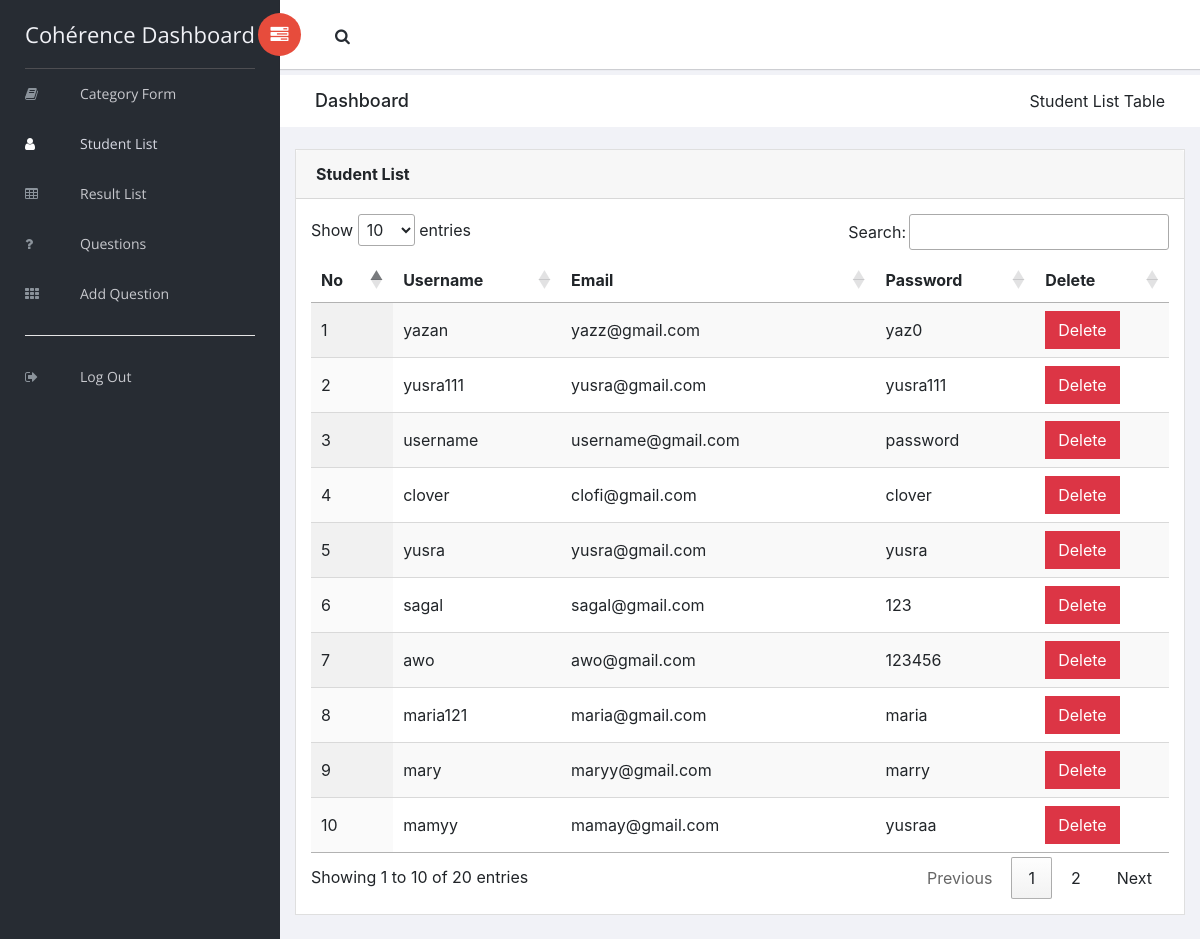
Screenshot of /Admin2/students_list.php with the database file from the repository.
### tables this page shows
CREATE TABLE `signup` (
  `id` int(11) NOT NULL,
  `username` varchar(100) NOT NULL,
  `email` varchar(100) NOT NULL,
  `password` varchar(100) NOT NULL
);

### Admin2/students_list.php (the view, shortened to what this page needs)
<?php include('header.php');
 ?>
 <?php
include('connection.php');
$query = "SELECT * FROM signup ";
		$result = mysqli_query($conn, $query);
		$users = mysqli_fetch_all($result, MYSQLI_ASSOC);
?>
    <aside id="left-panel" class="left-panel">
        <nav class="navbar navbar-expand-sm navbar-default">
            <div class="navbar-header">
                <a class="navbar-brand" href="./">Cohérence Dashboard</a>
            </div>
            <div id="main-menu" class="main-menu collapse navbar-collapse">
                <ul class="nav navbar-nav">
                    <li >
                        <a href="categories.php"><i class="menu-icon fa fa-book" ></i>Category Form</a>
                    </li>
                    <li class="active">
                        <a href="students_list.php"><i class="menu-icon fa fa-user"></i>Student List</a>
                    </li>
                    <li>
                        <a href="results_list.php"><i class="menu-icon fa fa-table"></i>Result List</a>
                    </li>
                    <li>
                        <a href="questions_list.php"><i class="menu-icon fa fa-question"></i>Questions </a>
                    </li>
                    <li>
                        <a href="Add_question.php"><i class="menu-icon fa fa-th"></i>Add Question</a>
                    </li>
                    <li>
                         <hr style="background-color:white">
                       <a href="logout.php"><i class="menu-icon fa fa-sign-out"></i>Log Out </a>
                    </li>
                </ul>
            </div>
        </nav>
    </aside>
    <div id="right-panel" class="right-panel">
        <header id="header" class="header">
            <div class="header-menu">
                <div class="col-sm-7">
                    <a id="menuToggle" class="menutoggle pull-left"><i class="fa fa fa-tasks"></i></a>
                    <div class="header-left">
                        <button class="search-trigger"><i class="fa fa-search"></i></button>
        </header>
        <div class="breadcrumbs">
            <div class="col-sm-4">
                <div class="page-header float-left">
                    <div class="page-title">
                        <h1>Dashboard</h1>
                    </div>
                </div>
            </div>
            <div class="col-sm-8">
                <div class="page-header float-right">
                    <div class="page-title">
                        <ol class="breadcrumb text-right">
                            <li class="active">Student List table</li>
                        </ol>
                    </div>
                </div>
            </div>
        </div>
        <div class="content mt-3">
            <div class="animated fadeIn">
                <div class="row">
                    <div class="col-md-12">
                        <div class="card">
                            <div class="card-header">
                                <strong class="card-title">Student List </strong>
                            </div>
                            <div class="card-body">
                                <table id="example" class="display" cellspacing="0" width="100%">
                                    <thead>
                                      <tr>
                                    <th>No<?php $sno=0; ?></th>
                                    <th scope="th-sm">Username</th>
                                    <th scope="th-sm">Email</th>
                                    <th scope="th-sm">Password</th>
                                    <th scope="th-sm">Delete</th>
                                    </tr>
                                    </thead>
                                    <tbody>
                            <?php foreach($users as $user): ?>
                                <tr>
                                <td><?php echo ++$sno;?></td>
                                <td><?php echo $user['username']; ?></td>
                                <td><?php echo $user['email']; ?></td>
                                <td><?php echo $user['password']; ?></td>
                                <td>
                                <form action="" method="POST">
                                    <input type="submit" name="delete" value="Delete" class=" btn btn-danger" />
                                </form>
                                </td>
                                </tr>
<?php endforeach; ?>
  </tbody>
                                </table>
                            </div>
                        </div>
                    </div>
                </div>
            </div>
        </div>
    </div>
</body>
</html>
<link rel="stylesheet" type="text/css" href="https://cdn.datatables.net/1.10.15/css/dataTables.jqueryui.min.css"/>
<link rel="stylesheet" href="http://cdn.datatables.net/1.10.13/css/jquery.dataTables.min.css">

### rows the page displays
signup: username "yazan", email "yazz@gmail.com", password "yaz0"
signup: username "yusra111", email "yusra@gmail.com", password "yusra111"
signup: username "username", email "username@gmail.com", password "password"
signup: username "clover", email "clofi@gmail.com", password "clover"
signup: username "yusra", email "yusra@gmail.com", password "yusra"
signup: username "sagal", email "sagal@gmail.com", password "123"
signup: username "awo", email "awo@gmail.com", password "123456"
signup: username "maria121", email "maria@gmail.com", password "maria"
signup: username "mary", email "maryy@gmail.com", password "marry"
signup: username "mamyy", email "mamay@gmail.com", password "yusraa"
